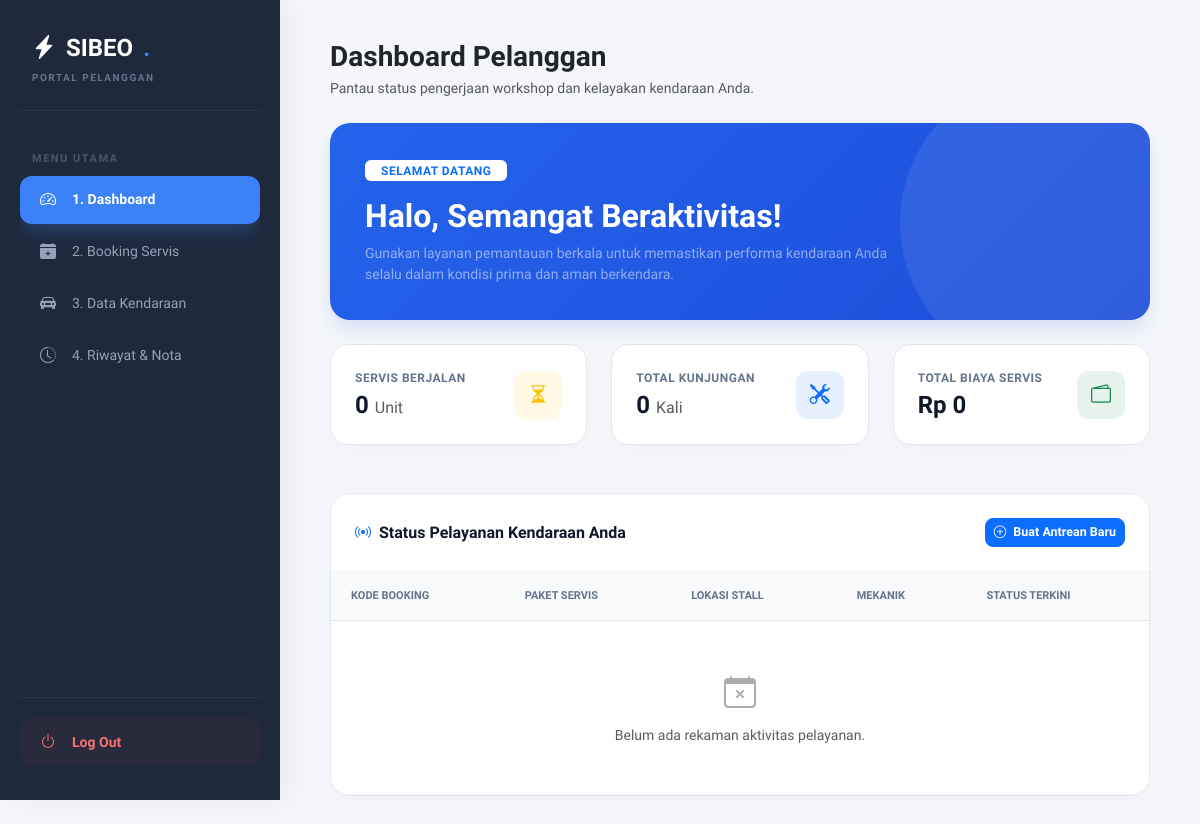
The page /pelanggan/dashboard.php (signed in) on the database as committed earlier.
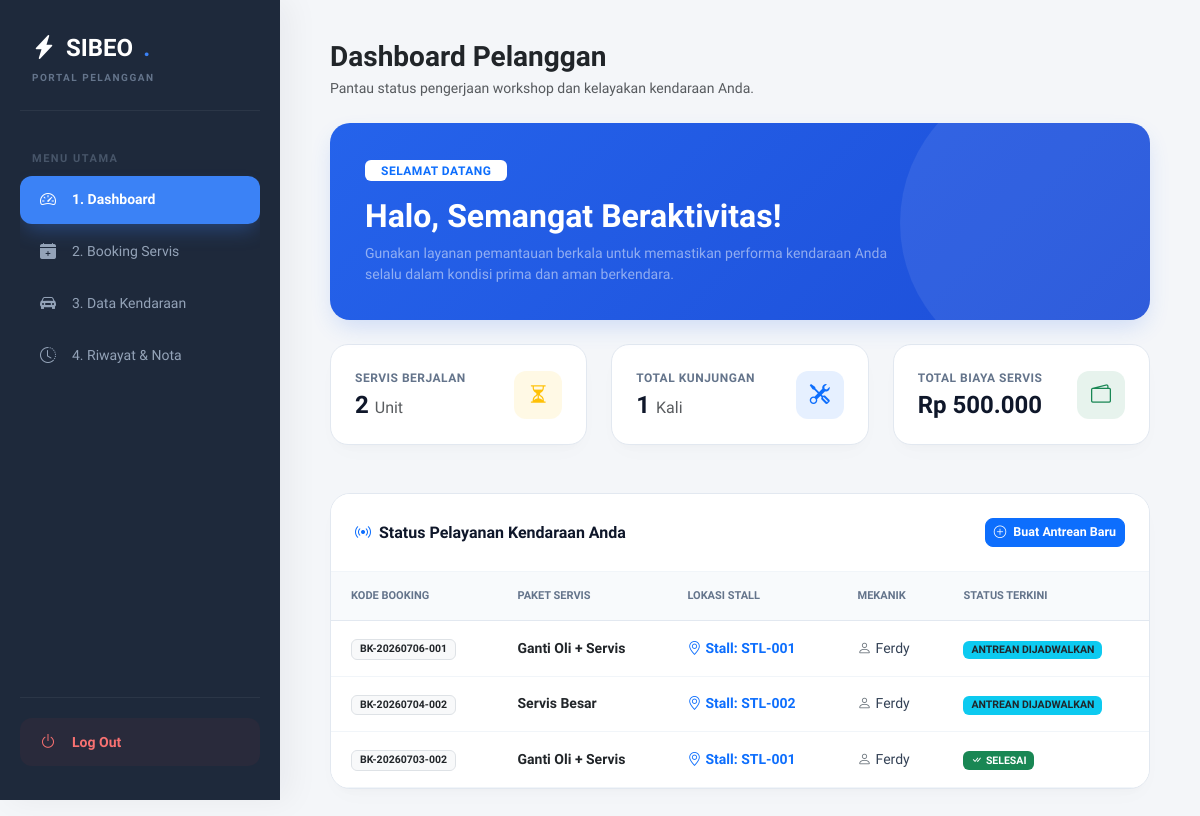
The same page on the database as committed later.
### tables this page shows
CREATE TABLE `tbl_booking` (
  `id_booking` int(11) NOT NULL,
  `kode_booking` varchar(20) NOT NULL,
  `id_pelanggan` int(11) NOT NULL,
  `id_kendaraan` int(11) NOT NULL,
  `id_paket` int(11) NOT NULL,
  `id_stall` int(11) DEFAULT NULL,
  `id_mekanik` int(11) DEFAULT NULL,
  `tanggal_servis` date NOT NULL,
  `jam_servis` time NOT NULL,
  `keluhan` text NOT NULL,
  `status` varchar(30) NOT NULL DEFAULT 'menunggu',
  `created_at` timestamp NOT NULL DEFAULT current_timestamp()
);

CREATE TABLE `tbl_paket_layanan` (
  `id_paket` int(11) NOT NULL,
  `nama_paket` varchar(100) NOT NULL,
  `deskripsi` text NOT NULL,
  `harga` decimal(12,2) NOT NULL
);

### pelanggan/dashboard.php (the view, shortened to what the changed rows need)
<?php
include "../config/koneksi.php";
if (isset($_SESSION['id']) && $_SESSION['role'] === 'pelanggan') {
    $id_pelanggan_login = $_SESSION['id'];
} elseif (isset($_SESSION['id_pelanggan'])) {
    $id_pelanggan_login = $_SESSION['id_pelanggan'];
    $nama_pelanggan_login = $_SESSION['nama_lengkap'] ?? 'Pelanggan SIBEO';
} else {
    header("Location: ../auth/login.php");
    exit();
}
$servis_berjalan = mysqli_fetch_assoc(mysqli_query($koneksi, "SELECT COUNT(*) AS total FROM tbl_booking WHERE id_pelanggan = '$id_pelanggan_login' AND status IN ('menunggu', 'terkonfirmasi', 'dalam_proses')"))['total'];
$total_servis = mysqli_fetch_assoc(mysqli_query($koneksi, "SELECT COUNT(*) AS total FROM tbl_booking WHERE id_pelanggan = '$id_pelanggan_login' AND status = 'selesai'"))['total'];
$biaya_res = mysqli_query($koneksi, "
    SELECT SUM(udf_hitung_total(b.id_booking)) AS total_pengeluaran
    FROM tbl_booking b
    JOIN tbl_paket_layanan pk ON b.id_paket = pk.id_paket
    WHERE b.id_pelanggan = '$id_pelanggan_login' AND b.status = 'selesai'
");
$data_biaya = mysqli_fetch_assoc($biaya_res);
$total_pengeluaran = $data_biaya['total_pengeluaran'] ?? 0;
?>
<!DOCTYPE html>
<html lang="id">
<head>
    <link href="https://cdn.jsdelivr.net/npm/bootstrap@5.3.0/dist/css/bootstrap.min.css" rel="stylesheet">
    <link rel="stylesheet" href="https://cdn.jsdelivr.net/npm/bootstrap-icons@1.11.1/font/bootstrap-icons.css">
</head>
<body>
<div class="layout-wrapper">
    <div class="main-canvas">
        <div class="welcome-hero mb-4">
            <div class="row align-items-center">
                <div class="col-md-9" style="z-index: 2;">
                    <h2 class="fw-bold text-white mb-2">Halo, Semangat Beraktivitas!</h2>
                </div>
            </div>
        </div>
        <div class="row g-4 mb-5">
            <div class="col-md-4">
                <div class="stat-card">
                    <div>
                        <p class="stat-label">Servis Berjalan</p>
                        <h3 class="stat-value"><?= $servis_berjalan; ?> <span class="text-muted fs-6 fw-normal">Unit</span></h3>
                    </div>
                </div>
            </div>
            <div class="col-md-4">
                <div class="stat-card">
                    <div>
                        <p class="stat-label">Total Kunjungan</p>
                        <h3 class="stat-value"><?= $total_servis; ?> <span class="text-muted fs-6 fw-normal">Kali</span></h3>
                    </div>
                </div>
            </div>
            <div class="col-md-4">
                <div class="stat-card">
                    <div>
                        <p class="stat-label">Total Biaya Servis</p>
                        <h3 class="stat-value">Rp <?= number_format($total_pengeluaran, 0, ',', '.'); ?></h3>
                    </div>
                </div>
            </div>
        </div>
        <div class="data-card-premium">
            <div class="table-responsive">
                <table class="table table-hover table-premium align-middle mb-0">
                    <thead>
                        <tr>
                            <th>Kode Booking</th>
                            <th>Paket Servis</th>
                            <th>Lokasi Stall</th>
                            <th>Mekanik</th>
                            <th>Status Terkini</th>
                        </tr>
                    </thead>
                    <tbody>
                        <?php
                        $query_live = mysqli_query($koneksi, "
                            SELECT b.*, pk.nama_paket,
                                   IFNULL(m.nama, '-') AS nama_mekanik,
                                   IFNULL(s.nomor_stall, '-') AS nomor_stall
                            FROM tbl_booking b
                            LEFT JOIN tbl_paket_layanan pk ON b.id_paket = pk.id_paket
                            LEFT JOIN tbl_mekanik m ON b.id_mekanik = m.id_mekanik
                            LEFT JOIN tbl_stall s ON b.id_stall = s.id_stall
                            WHERE b.id_pelanggan = '$id_pelanggan_login'
                            ORDER BY b.id_booking DESC LIMIT 3
                        ");
                        if ($query_live && mysqli_num_rows($query_live) > 0) {
                            while ($data = mysqli_fetch_assoc($query_live)) {
                                $st = strtolower($data['status']);
                                ?>
                                <tr>
                                    <td><span class="badge bg-light text-dark border px-2 py-1 fw-bold"><?= htmlspecialchars($data['kode_booking']); ?></span></td>
                                    <td><strong class="text-dark"><?= htmlspecialchars($data['nama_paket']); ?></strong></td>
                                    <td>
                                        <span class="text-primary fw-bold"><i class="bi bi-geo-alt me-1"></i>Stall: <?= htmlspecialchars($data['nomor_stall']); ?></span>
                                    </td>
                                    <td><i class="bi bi-person text-secondary me-1"></i><?= htmlspecialchars($data['nama_mekanik']); ?></td>
                                    <td>
                                        <?php
                                        if($st == 'menunggu' || $st == 'menunggu antrean') {
                                            echo '<span class="badge bg-secondary px-2 py-1 text-uppercase small fw-bold">Menunggu Validasi</span>';
                                        } elseif($st == 'terkonfirmasi') {
                                            echo '<span class="badge bg-info text-dark px-2 py-1 text-uppercase small fw-bold">Antrean Dijadwalkan</span>';
                                        } elseif($st == 'dalam proses' || $st == 'dalam_proses') {
                                            echo '<span class="badge bg-warning text-dark px-2 py-1 text-uppercase small fw-bold"><i class="bi bi-hourglass-split me-1"></i>Sedang Dikerjakan</span>';
                                        } else {
                                            echo '<span class="badge bg-success px-2 py-1 text-uppercase small fw-bold"><i class="bi bi-check-all me-1"></i>Selesai</span>';
                                        }
                                        ?>
                                    </td>
                                </tr>
                                <?php
                            }
                        } else {
                            echo "<tr><td colspan='5' class='text-center text-muted py-5 small'><i class='bi bi-calendar-x d-block fs-2 mb-2 opacity-50'></i>Belum ada rekaman aktivitas pelayanan.</td></tr>";
                        }
                        ?>
                    </tbody>
                </table>
            </div>
        </div>
    </div>
</div>
</body>
</html>

Rows that differ between the two databases and show on the page:
added tbl_booking: kode_booking "BK-20260706-001", id_paket.nama_paket "Ganti Oli + Servis", nomor_stall "STL-001", nama_mekanik "Ferdy", status "ANTREAN DIJADWALKAN"
added tbl_booking: kode_booking "BK-20260704-002", id_paket.nama_paket "Servis Besar", nomor_stall "STL-002", nama_mekanik "Ferdy", status "ANTREAN DIJADWALKAN"
added tbl_booking: kode_booking "BK-20260703-002", id_paket.nama_paket "Ganti Oli + Servis", nomor_stall "STL-001", nama_mekanik "Ferdy", status "Dalam Pengerjaan" (drawn)
Other text that changed with them:
$servis_berjalan: "0" → "2"
$total_servis: "0" → "1"
$total_pengeluaran: "0" → "500.000"
text no longer shown: "Belum ada rekaman aktivitas pelayanan."
